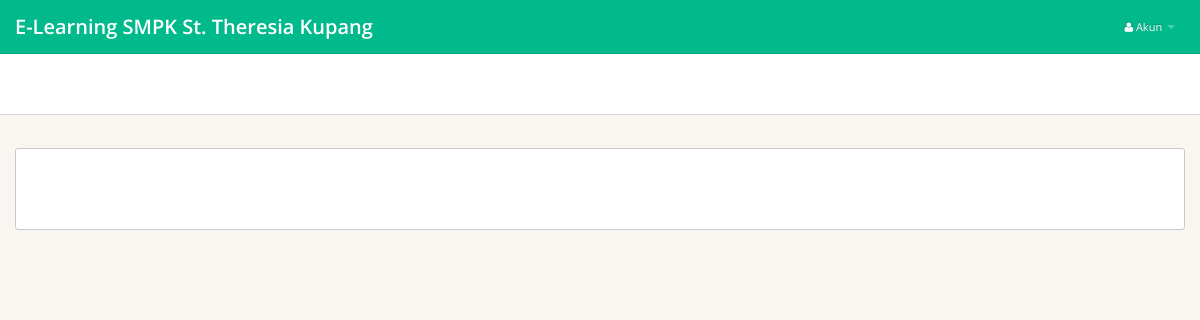
/index.php/elearning/home, run on an earlier commit of the app's database.
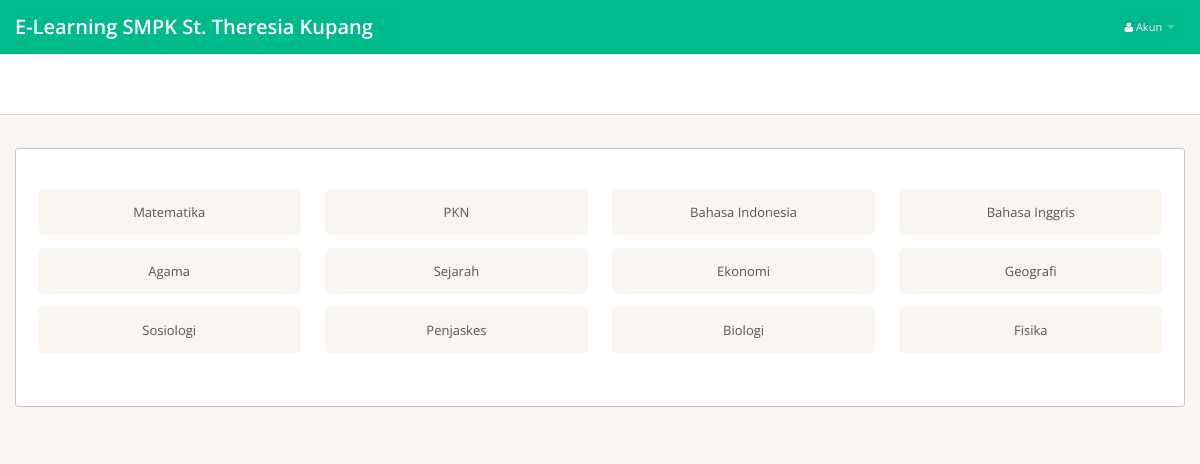
And on a later commit of the database.
### tables this page shows
CREATE TABLE `daftar_matpel` (
  `id_matpel` int(2) NOT NULL,
  `nama_matpel` varchar(30) NOT NULL
);

### application/controllers/elearning.php (called while the page is built, shortened)
<?php
class Elearning extends CI_Controller {
    function __construct() {
        $this->load->model('Elearning_view');
        $this->load->model('Elearning_pelajaran');
    }
    function home() {
        $data['materi'] = $this->Elearning_pelajaran->materi();
        $this->load->view('elearning/home', $data);
    }
}

### index.php (called while the page is built, shortened)
<?php
require_once BASEPATH.'core/CodeIgniter.php';

### application/models/Elearning_pelajaran.php (called while the page is built, shortened)
<?php
    class Elearning_pelajaran extends CI_Model
    {
       public function materi(){
        $query= $this->db->get('daftar_matpel');
        if($query->num_rows()>0){
            return $query->result();
        }
        else{
            return false;
        }
	}
    }
?>

### application/views/elearning/home.php (the view, shortened to what this page needs)
<html lang="en">
 <head>
    <link href="<?php echo base_url(); ?>assets/css/bootstrap.min.css" rel="stylesheet">
    <link href="<?php echo base_url(); ?>assets/css/bootstrap-responsive.min.css" rel="stylesheet">
    <link href="<?php echo base_url(); ?>assets/css/font-awesome.css" rel="stylesheet">
    <link href="<?php echo base_url(); ?>assets/css/home.css" rel="stylesheet">
    <link href="<?php echo base_url(); ?>assets/css/pages/reports.css" rel="stylesheet">
    <link href="<?php echo base_url(); ?>assets/css/pages/dashboard.css" rel="stylesheet">
  </head>
<body>
<div class="navbar navbar-fixed-top">
	<div class="navbar-inner">
		<div class="container">
			<a class="brand" href="index.html">
				E-Learning SMPK St. Theresia Kupang
			</a>
			<div class="nav-collapse">
				<ul class="nav pull-right">
					<li class="dropdown">
						<a href="#" class="dropdown-toggle" data-toggle="dropdown">
							<i class="icon-user"></i>
							Akun
							<b class="caret"></b>
						</a>
					</li>
				</ul>
			</div>
		</div>
	</div>
</div>
<div class="subnavbar">
	<div class="subnavbar-inner">
	</div>
</div>
	<div class="main-inner">
	    <div class="container">
	     <div class="row">
	      	<div class="span12">
	      	<div class="info-box">
               <div class="row-fluid stats-box">
                   <div class="shortcuts">
                     <?php
                            if($materi){
                                foreach ($materi as $materi)
                                {
                        ?>
                       <a href='<?php echo base_url('elearning/materi/'.$materi->id_matpel); ?>' class="shortcut" method="post"><span class="shortcut-label"> <?php echo $materi->nama_matpel;?> </span> </a>
                         <?php
                            }}
                         ?>
                        </div>
                   </div>
               </div>
             </div>
         </div>
         </div>
	    </div>
  </body>
</html>

What changed in the data, as far as the page shows it:
added daftar_matpel: nama_matpel "Matematika"
added daftar_matpel: nama_matpel "PKN"
added daftar_matpel: nama_matpel "Bahasa Indonesia"
added daftar_matpel: nama_matpel "Bahasa Inggris"
added daftar_matpel: nama_matpel "Agama"
added daftar_matpel: nama_matpel "Sejarah"
added daftar_matpel: nama_matpel "Ekonomi"
added daftar_matpel: nama_matpel "Geografi"
added daftar_matpel: nama_matpel "Sosiologi"
added daftar_matpel: nama_matpel "Penjaskes"
added daftar_matpel: nama_matpel "Biologi"
added daftar_matpel: nama_matpel "Fisika"
